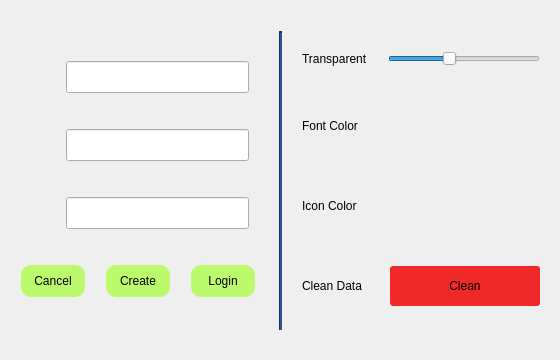
<?xml version="1.0" encoding="UTF-8"?>
<ui version="4.0">
 <class>login</class>
 <widget class="QDialog" name="login">
  <property name="geometry">
   <rect>
    <x>0</x>
    <y>0</y>
    <width>560</width>
    <height>360</height>
   </rect>
  </property>
  <property name="minimumSize">
   <size>
    <width>560</width>
    <height>360</height>
   </size>
  </property>
  <property name="maximumSize">
   <size>
    <width>560</width>
    <height>360</height>
   </size>
  </property>
  <property name="windowTitle">
   <string>Setting</string>
  </property>
  <layout class="QHBoxLayout" name="horizontalLayout_9">
   <property name="spacing">
    <number>20</number>
   </property>
   <property name="leftMargin">
    <number>20</number>
   </property>
   <property name="topMargin">
    <number>31</number>
   </property>
   <property name="rightMargin">
    <number>20</number>
   </property>
   <property name="bottomMargin">
    <number>30</number>
   </property>
   <item>
    <layout class="QVBoxLayout" name="verticalLayout">
     <property name="spacing">
      <number>6</number>
     </property>
     <item>
      <layout class="QHBoxLayout" name="horizontalLayout_2">
       <property name="rightMargin">
        <number>10</number>
       </property>
       <item>
        <widget class="QPushButton" name="S">
         <property name="text">
          <string/>
         </property>
         <property name="icon">
          <iconset resource="icon.qrc">
           <normaloff>:/resource/server.svg</normaloff>:/resource/server.svg</iconset>
         </property>
         <property name="iconSize">
          <size>
           <width>32</width>
           <height>32</height>
          </size>
         </property>
         <property name="flat">
          <bool>true</bool>
         </property>
        </widget>
       </item>
       <item>
        <widget class="QLineEdit" name="server_port">
         <property name="minimumSize">
          <size>
           <width>0</width>
           <height>32</height>
          </size>
         </property>
         <property name="maximumSize">
          <size>
           <width>16777215</width>
           <height>32</height>
          </size>
         </property>
         <property name="inputMethodHints">
          <set>Qt::ImhNone</set>
         </property>
         <property name="text">
          <string/>
         </property>
         <property name="maxLength">
          <number>22</number>
         </property>
         <property name="placeholderText">
          <string/>
         </property>
         <property name="clearButtonEnabled">
          <bool>true</bool>
         </property>
        </widget>
       </item>
      </layout>
     </item>
     <item>
      <layout class="QHBoxLayout" name="horizontalLayout_3">
       <property name="rightMargin">
        <number>10</number>
       </property>
       <item>
        <widget class="QPushButton" name="U">
         <property name="text">
          <string/>
         </property>
         <property name="icon">
          <iconset resource="icon.qrc">
           <normaloff>:/resource/user.svg</normaloff>:/resource/user.svg</iconset>
         </property>
         <property name="iconSize">
          <size>
           <width>32</width>
           <height>32</height>
          </size>
         </property>
         <property name="flat">
          <bool>true</bool>
         </property>
        </widget>
       </item>
       <item>
        <widget class="QLineEdit" name="username">
         <property name="minimumSize">
          <size>
           <width>0</width>
           <height>32</height>
          </size>
         </property>
         <property name="maximumSize">
          <size>
           <width>16777215</width>
           <height>32</height>
          </size>
         </property>
         <property name="inputMethodHints">
          <set>Qt::ImhNone</set>
         </property>
         <property name="text">
          <string/>
         </property>
         <property name="maxLength">
          <number>8</number>
         </property>
         <property name="placeholderText">
          <string extracomment="username"/>
         </property>
         <property name="clearButtonEnabled">
          <bool>true</bool>
         </property>
        </widget>
       </item>
      </layout>
     </item>
     <item>
      <layout class="QHBoxLayout" name="horizontalLayout_4">
       <property name="rightMargin">
        <number>10</number>
       </property>
       <item>
        <widget class="QPushButton" name="P">
         <property name="text">
          <string/>
         </property>
         <property name="icon">
          <iconset resource="icon.qrc">
           <normaloff>:/resource/passwd.svg</normaloff>:/resource/passwd.svg</iconset>
         </property>
         <property name="iconSize">
          <size>
           <width>32</width>
           <height>32</height>
          </size>
         </property>
         <property name="flat">
          <bool>true</bool>
         </property>
        </widget>
       </item>
       <item>
        <widget class="QLineEdit" name="password">
         <property name="minimumSize">
          <size>
           <width>0</width>
           <height>32</height>
          </size>
         </property>
         <property name="maximumSize">
          <size>
           <width>16777215</width>
           <height>32</height>
          </size>
         </property>
         <property name="inputMethodHints">
          <set>Qt::ImhHiddenText|Qt::ImhNoAutoUppercase|Qt::ImhNoPredictiveText|Qt::ImhSensitiveData</set>
         </property>
         <property name="text">
          <string/>
         </property>
         <property name="maxLength">
          <number>12</number>
         </property>
         <property name="frame">
          <bool>true</bool>
         </property>
         <property name="echoMode">
          <enum>QLineEdit::Password</enum>
         </property>
         <property name="alignment">
          <set>Qt::AlignLeading|Qt::AlignLeft|Qt::AlignVCenter</set>
         </property>
         <property name="placeholderText">
          <string comment="password" extracomment="password"/>
         </property>
         <property name="clearButtonEnabled">
          <bool>true</bool>
         </property>
        </widget>
       </item>
      </layout>
     </item>
     <item>
      <layout class="QHBoxLayout" name="horizontalLayout">
       <property name="spacing">
        <number>20</number>
       </property>
       <property name="leftMargin">
        <number>0</number>
       </property>
       <property name="rightMargin">
        <number>0</number>
       </property>
       <item>
        <widget class="QPushButton" name="cancel">
         <property name="minimumSize">
          <size>
           <width>0</width>
           <height>32</height>
          </size>
         </property>
         <property name="maximumSize">
          <size>
           <width>64</width>
           <height>32</height>
          </size>
         </property>
         <property name="styleSheet">
          <string notr="true">border-radius:10px;
background-color: rgb(188, 250, 109);</string>
         </property>
         <property name="text">
          <string>Cancel</string>
         </property>
         <property name="flat">
          <bool>false</bool>
         </property>
        </widget>
       </item>
       <item>
        <widget class="QPushButton" name="creteNewUser">
         <property name="minimumSize">
          <size>
           <width>0</width>
           <height>32</height>
          </size>
         </property>
         <property name="maximumSize">
          <size>
           <width>64</width>
           <height>32</height>
          </size>
         </property>
         <property name="styleSheet">
          <string notr="true">border-radius:10px;
background-color: rgb(188, 250, 109);</string>
         </property>
         <property name="text">
          <string>Create</string>
         </property>
         <property name="flat">
          <bool>false</bool>
         </property>
        </widget>
       </item>
       <item>
        <widget class="QPushButton" name="Login">
         <property name="minimumSize">
          <size>
           <width>0</width>
           <height>32</height>
          </size>
         </property>
         <property name="maximumSize">
          <size>
           <width>64</width>
           <height>32</height>
          </size>
         </property>
         <property name="styleSheet">
          <string notr="true">border-radius:10px;
background-color: rgb(188, 250, 109);</string>
         </property>
         <property name="text">
          <string>Login</string>
         </property>
         <property name="flat">
          <bool>false</bool>
         </property>
        </widget>
       </item>
      </layout>
     </item>
    </layout>
   </item>
   <item>
    <widget class="Line" name="line">
     <property name="minimumSize">
      <size>
       <width>0</width>
       <height>0</height>
      </size>
     </property>
     <property name="styleSheet">
      <string notr="true">background-color: rgb(32, 74, 135);</string>
     </property>
     <property name="lineWidth">
      <number>2</number>
     </property>
     <property name="orientation">
      <enum>Qt::Vertical</enum>
     </property>
    </widget>
   </item>
   <item>
    <layout class="QVBoxLayout" name="verticalLayout_2">
     <item>
      <layout class="QHBoxLayout" name="horizontalLayout_5">
       <item>
        <widget class="QLabel" name="transparentLabel">
         <property name="text">
          <string>Transparent</string>
         </property>
        </widget>
       </item>
       <item>
        <widget class="QSlider" name="transparent">
         <property name="maximum">
          <number>255</number>
         </property>
         <property name="singleStep">
          <number>5</number>
         </property>
         <property name="pageStep">
          <number>25</number>
         </property>
         <property name="value">
          <number>100</number>
         </property>
         <property name="sliderPosition">
          <number>100</number>
         </property>
         <property name="orientation">
          <enum>Qt::Horizontal</enum>
         </property>
        </widget>
       </item>
      </layout>
     </item>
     <item>
      <layout class="QHBoxLayout" name="horizontalLayout_6">
       <item>
        <widget class="QLabel" name="fontColorLabel">
         <property name="text">
          <string>Font Color</string>
         </property>
        </widget>
       </item>
       <item>
        <widget class="QPushButton" name="chooseFontColor">
         <property name="minimumSize">
          <size>
           <width>150</width>
           <height>40</height>
          </size>
         </property>
         <property name="maximumSize">
          <size>
           <width>150</width>
           <height>16777215</height>
          </size>
         </property>
         <property name="styleSheet">
          <string notr="true">border-radius:3px;
</string>
         </property>
         <property name="text">
          <string/>
         </property>
        </widget>
       </item>
      </layout>
     </item>
     <item>
      <layout class="QHBoxLayout" name="horizontalLayout_7">
       <item>
        <widget class="QLabel" name="IconColorLabel">
         <property name="text">
          <string>Icon Color</string>
         </property>
        </widget>
       </item>
       <item>
        <widget class="QPushButton" name="chooseIconColor">
         <property name="minimumSize">
          <size>
           <width>150</width>
           <height>40</height>
          </size>
         </property>
         <property name="maximumSize">
          <size>
           <width>150</width>
           <height>16777215</height>
          </size>
         </property>
         <property name="styleSheet">
          <string notr="true">border-radius:3px;</string>
         </property>
         <property name="text">
          <string/>
         </property>
        </widget>
       </item>
      </layout>
     </item>
     <item>
      <layout class="QHBoxLayout" name="horizontalLayout_8">
       <item>
        <widget class="QLabel" name="clearDataLabel">
         <property name="text">
          <string>Clean Data</string>
         </property>
        </widget>
       </item>
       <item>
        <widget class="QPushButton" name="clearData">
         <property name="minimumSize">
          <size>
           <width>150</width>
           <height>40</height>
          </size>
         </property>
         <property name="maximumSize">
          <size>
           <width>150</width>
           <height>16777215</height>
          </size>
         </property>
         <property name="styleSheet">
          <string notr="true">background-color: rgb(239, 41, 41);
border-radius:3px;</string>
         </property>
         <property name="text">
          <string>Clean</string>
         </property>
        </widget>
       </item>
      </layout>
     </item>
    </layout>
   </item>
  </layout>
 </widget>
 <resources>
  <include location="icon.qrc"/>
 </resources>
 <connections/>
</ui>
